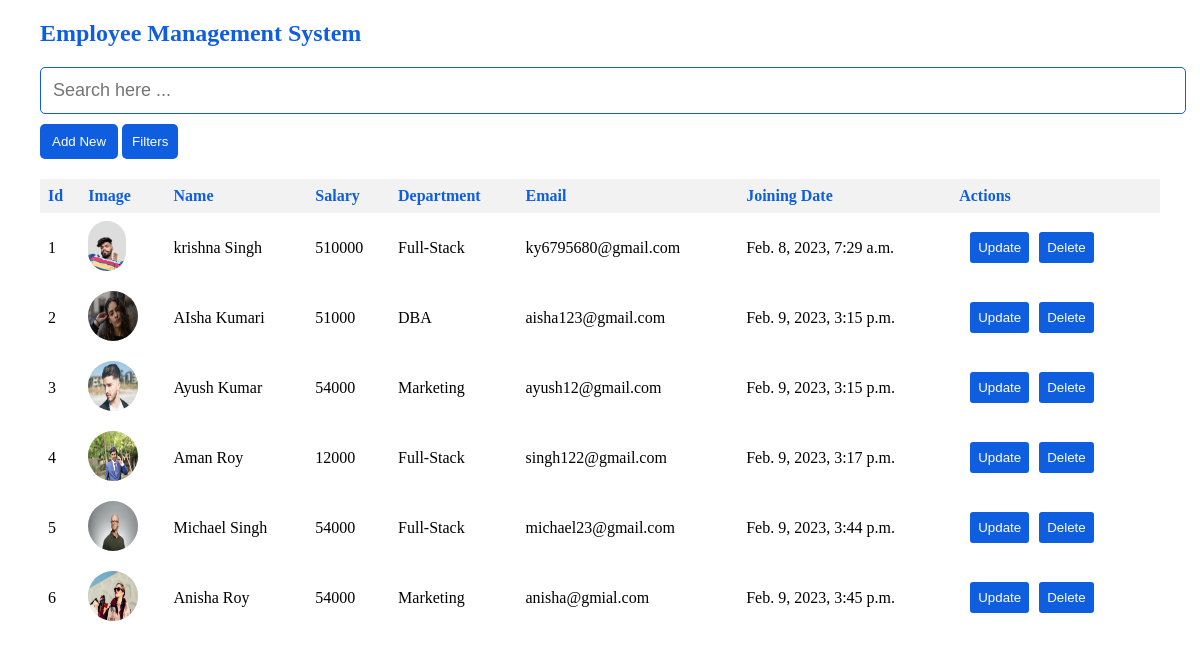
/employee/home/, run on the app's committed database.
### employees_app/models.py (models this page shows)
class Employee(models.Model):
    name = models.CharField(max_length=50)
    email = models.EmailField(unique=True, max_length=100)
    dept  = models.ForeignKey(Department, on_delete=models.CASCADE)
    salary = models.PositiveIntegerField()
    join_date = models.DateTimeField(auto_now_add=True)
    image     = models.ImageField(upload_to='Employee/images')

class Department(models.Model):
    name = models.CharField(max_length=50)
    def __str__(self):
        return self.name

### employees_app/views.py (the view)
# urls.py: path('home/', homepage, name='homepage'),
def homepage(request):
    all_emp = Employee.objects.all()
    return render(request, 'emp_app/home.html', {'all_emp': all_emp})

### employees_app/templates/emp_app/home.html (shortened to what this page needs)
{% extends "emp_app/base.html" %}
{% load static %}
{% block css_link %}
 <link rel="stylesheet" href="{% static 'emp_app/css/home_style.css' %}">
 {% endblock css_link %}
{% block main_content %}
<h2 class="hdr" >
    Employee Management System</h2>
<div class="additional">
   <form action="{% url 'employeesFilter'  %}" method='get'>
    <input class="search" name='search' type="text" placeholder="Search here ... ">
   </form>
   <button class="btn" id="newemp"><a href="{% url 'addEmployees'  %}">Add New</a></button>
   <div class="dropdown">
       <button class="dropbtn">Filters </button>
   </div>
</div>
<div style="overflow-x: auto;">
 <table>
   <tr >
     <th>Id</th>
     <th>Image</th>
     <th>Name</th>
     <th>Salary</th>
     <th>Department</th>
     <th>Email</th>
     <th>Joining Date</th>
     <th>Actions</th>
   </tr>
     {% for emp in all_emp %}
        <tr class="trhvr">
        <td>{{emp.id}}</td>
        <td><img class="userimg" src="{{emp.image.url}}" alt=""></td>
        <td>{{emp.name}}</td>
        <td>{{emp.salary}}</td>
        <td>{{emp.dept}}</td>
        <td>{{emp.email}}</td>
        <td>{{emp.join_date}}</td>
        <td class='tdbtn'>
            <button class='btn2' id='actions' >
                <a href="{% url 'update_employee' emp.id %}">Update</a>
                <a href="{% url 'deleteEmployee' emp.id %}">Delete</a>
            </button>
        </td>
        </tr>
     {% endfor  %}
 </table>
</div>
{% endblock main_content  %}

### employees_app/templates/emp_app/base.html (shortened to what this page needs)
<!DOCTYPE html>
<html lang="en">
    {% load static %}
<head>
    {% block css_link %}
    {% endblock css_link %}
</head>
<body>
    {% block main_content %}
    {% endblock main_content %}
</body>
</html>

### employees_app/static/emp_app/css/home_style.css (style rules this page uses)
body { margin: 20px 40px ; align-items: center; justify-content: center; height: 100vh; }
table { border-collapse: collapse; width: 100%; }
th { background-color: #f2f2f2; color: #0e5edf; }
th, td { text-align: left; padding: 8px; }
.dropbtn { background-color: #0e5edf; border-radius: 5px; color: white; padding: 10px; border: none; }
.dropdown { position: relative; display: inline-block; }
.search { width: 100%; padding: 12px; font-size: 18px; border: 1px solid #0e5edf ; margin-bottom: 10px; border-radius: 5px; }
.btn { padding: 10px 12px; background-color: #0e5edf; border: none; border-radius: 5px; }
.btn a { text-decoration: none; color: white; }
.additional { margin-bottom: 20px; }
.hdr { color: #0e5edf; }
.btn2 { border: none; display: flex; background-color: #ffffff; }
.btn2 a { text-decoration: none; background-color: #0e5edf; padding: 8px; margin-bottom: 12px; color: white; margin: 5px; border-radius: 3px; }
.userimg { height: 50px; max-width: 50px; background-color: #ddd; border-radius: 150px; }

### data on the page
Employee: id "1", image (picture), name "krishna Singh", salary "510000", dept "Full-Stack", email "ky6795680@gmail.com", join_date "Feb. 8, 2023, 7:29 a.m."
Employee: id "2", image (picture), name "AIsha Kumari", salary "51000", dept "DBA", email "aisha123@gmail.com", join_date "Feb. 9, 2023, 3:15 p.m."
Employee: id "3", image (picture), name "Ayush Kumar", salary "54000", dept "Marketing", email "ayush12@gmail.com", join_date "Feb. 9, 2023, 3:15 p.m."
Employee: id "4", image (picture), name "Aman Roy", salary "12000", dept "Full-Stack", email "singh122@gmail.com", join_date "Feb. 9, 2023, 3:17 p.m."
Employee: id "5", image (picture), name "Michael Singh", salary "54000", dept "Full-Stack", email "michael23@gmail.com", join_date "Feb. 9, 2023, 3:44 p.m."
Employee: id "6", image (picture), name "Anisha Roy", salary "54000", dept "Marketing", email "anisha@gmial.com", join_date "Feb. 9, 2023, 3:45 p.m."
